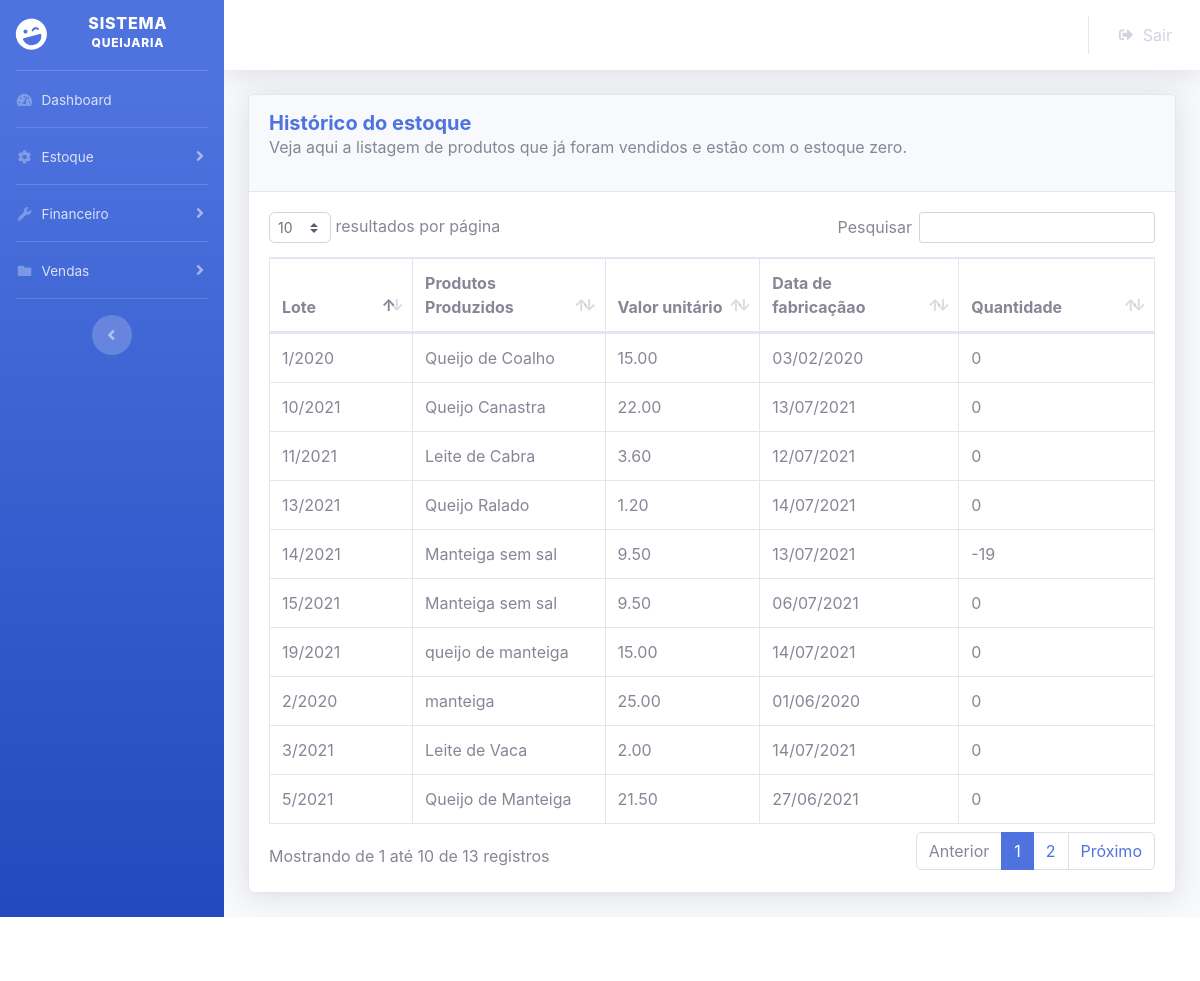
The app's page /historicoestoque.php (signed in) with its own data.
### tables this page shows
CREATE TABLE IF NOT EXISTS `tb_queijosproduzidos` (
  `que_codigo` int(11) NOT NULL AUTO_INCREMENT,
  `que_usu_codigo` int(11) DEFAULT NULL,
  `que_produto` varchar(50) NOT NULL,
  `que_dataproducao` date NOT NULL,
  `que_custo` float NOT NULL,
  `que_datafabricacao` date NOT NULL,
  `que_valorvenda` decimal(8,2) NOT NULL,
  `que_quantidade` int(11) NOT NULL,
  PRIMARY KEY (`que_codigo`)
);

### historicoestoque.php (the view, shortened to what this page needs)
<?php
include ("config.php");
$consulta = $conexao-> query ("select *,date_format(que_datafabricacao,'%d/%m/%Y') as data1,
year(que_datafabricacao) as anofabricacao from tb_queijosproduzidos where que_quantidade <=0");
?>
<?php include("ca.php");?>
 <link href="vendor/datatables/dataTables.bootstrap4.min.css" rel="stylesheet">
<div class="container-fluid">
<div class="card shadow mb-4">
                        <div class="card-header py-3">
                            <h5 class="m-0 font-weight-bold text-primary"> Histórico do estoque</h5>
							<p>	Veja aqui a listagem de produtos que já foram vendidos e estão com o estoque zero.</p>
                        </div>
                        <div class="card-body">
								<div class="row"><div class="col-sm-12"><table class="table table-bordered dataTable" id="dataTable" width="100%" cellspacing="0" role="grid" aria-describedby="dataTable_info" style="width: 100%;">
                                    <thead>
                                        <tr role="row"><th class="gggg" tabindex="0" aria-controls="dataTable" rowspan="1" colspan="1" aria-sort="ascending" aria-label="Name: activate to sort column descending" style="width: 54.8889px;">Lote</th>
										<th class="sorting" tabindex="0" aria-controls="dataTable" rowspan="1" colspan="1" aria-label="Position: activate to sort column ascending" style="width: 62.8889px;">Produtos Produzidos</th>
										<th class="sorting" tabindex="0" aria-controls="dataTable" rowspan="1" colspan="1" aria-label="Position: activate to sort column ascending" style="width: 62.8889px;">Valor unitário</th>
										<th class="sorting" tabindex="0" aria-controls="dataTable" rowspan="1" colspan="1" aria-label="Position: activate to sort column ascending" style="width: 62.8889px;">Data de fabricaçãao</th>
										<th class="sorting" tabindex="0" aria-controls="dataTable" rowspan="1" colspan="1" aria-label="Age: activate to sort column ascending" style="width: 29.8889px;">Quantidade</th>
                                    </thead>
									<tbody>
			<?php while($resultado = $consulta ->fetch_assoc()) { ?>
                                    <tr role="row" class="odd">
										<td><?php echo $resultado['que_codigo']; ?>/<?php echo $resultado['anofabricacao']; ?></td>
                                        <td><?php echo $resultado['que_produto']; ?></td>
										<td><?php echo $resultado['que_valorvenda']; ?></td>
										<td><?php echo $resultado['data1']; ?></td>
										<td><?php echo $resultado['que_quantidade']; ?></td>
                                    </tr>
			<?php } ?>
					  </tbody>
                                </table></div></div>
 </div>
 </div>
 </div>
<?php include("ro.php");?>

### ca.php (shortened to what this page needs)
<!DOCTYPE html>
<html lang="en">
<head>
    <link href="vendor/fontawesome-free/css/all.min.css" rel="stylesheet" type="text/css">
    <link href="css/sb-admin-2.min.css" rel="stylesheet">
</head>
<body id="page-top">
    <div id="wrapper">
        <ul class="navbar-nav bg-gradient-primary sidebar sidebar-dark accordion" id="accordionSidebar">
            <a class="sidebar-brand d-flex align-items-center justify-content-center" href="index.php">
                <div class="sidebar-brand-icon rotate-n-15">
                    <i class="fas fa-laugh-wink"></i>
                </div>
                <div class="sidebar-brand-text mx-3">Sistema <sup>queijaria</sup></div>
            </a>
            <hr class="sidebar-divider my-0">
            <li class="nav-item">
                <a class="nav-link" href="index.php">
                    <i class="fas fa-fw fa-tachometer-alt"></i>
                    <span>Dashboard</span></a>
            </li>
            <hr class="sidebar-divider my-0">
            <li class="nav-item">
                <a class="nav-link collapsed" href="estoque.php" data-toggle="collapse" data-target="#collapseTwo"
                    aria-expanded="true" aria-controls="collapseTwo">
                    <i class="fas fa-fw fa-cog"></i>
                    <span>Estoque</span>
                </a>
            </li>
            <hr class="sidebar-divider my-0">
            <li class="nav-item">
                <a class="nav-link collapsed" href="#" data-toggle="collapse" data-target="#collapseUtilities"
                    aria-expanded="true" aria-controls="collapseUtilities">
                    <i class="fas fa-fw fa-wrench"></i>
                    <span>Financeiro</span>
                </a>
            </li>
            <hr class="sidebar-divider my-0">
			<li class="nav-item">
                <a class="nav-link collapsed" href="#" data-toggle="collapse" data-target="#collapsePages" aria-expanded="false" aria-controls="collapsePages">
                    <i class="fas fa-fw fa-folder"></i>
                    <span>Vendas</span>
                </a>
            </li>
            <hr class="sidebar-divider d-none d-md-block">
            <div class="text-center d-none d-md-inline">
                <button class="rounded-circle border-0" id="sidebarToggle"></button>
            </div>
        </ul>
        <div id="content-wrapper" class="d-flex flex-column">
            <div id="content">
                <nav class="navbar navbar-expand navbar-light bg-white topbar mb-4 static-top shadow">
                    <ul class="navbar-nav ml-auto">
                        <li class="nav-item dropdown no-arrow">
                                <a class="nav-link dropdown-toggle" href="sair.php" data-toggle="modal" data-target="#logoutModal">
								<i class="fas fa-sign-out-alt fa-sm fa-fw mr-2 text-gray-400"></i>
                                    Sair
                            </a>
                        </li>
                    </ul>
                </nav>

### ro.php (shortened to what this page needs)
  </div>
            </div>
        </div>
 <footer class="sticky-footer bg-white">
            </footer>
</body>
</html>

### records on screen
tb_queijosproduzidos: que_codigo "1", anofabricacao "2020", que_produto "Queijo de Coalho", que_valorvenda "15.00", data1 "03/02/2020", que_quantidade "0"
tb_queijosproduzidos: que_codigo "2", anofabricacao "2020", que_produto "manteiga", que_valorvenda "25.00", data1 "01/06/2020", que_quantidade "0"
tb_queijosproduzidos: que_codigo "3", anofabricacao "2021", que_produto "Leite de Vaca", que_valorvenda "2.00", data1 "14/07/2021", que_quantidade "0"
tb_queijosproduzidos: que_codigo "5", anofabricacao "2021", que_produto "Queijo de Manteiga", que_valorvenda "21.50", data1 "27/06/2021", que_quantidade "0"
tb_queijosproduzidos: que_codigo "10", anofabricacao "2021", que_produto "Queijo Canastra", que_valorvenda "22.00", data1 "13/07/2021", que_quantidade "0"
tb_queijosproduzidos: que_codigo "11", anofabricacao "2021", que_produto "Leite de Cabra", que_valorvenda "3.60", data1 "12/07/2021", que_quantidade "0"
tb_queijosproduzidos: que_codigo "13", anofabricacao "2021", que_produto "Queijo Ralado", que_valorvenda "1.20", data1 "14/07/2021", que_quantidade "0"
tb_queijosproduzidos: que_codigo "14", anofabricacao "2021", que_produto "Manteiga sem sal", que_valorvenda "9.50", data1 "13/07/2021", que_quantidade "-19"
tb_queijosproduzidos: que_codigo "15", anofabricacao "2021", que_produto "Manteiga sem sal", que_valorvenda "9.50", data1 "06/07/2021", que_quantidade "0"
tb_queijosproduzidos: que_codigo "19", anofabricacao "2021", que_produto "queijo de manteiga", que_valorvenda "15.00", data1 "14/07/2021", que_quantidade "0"
